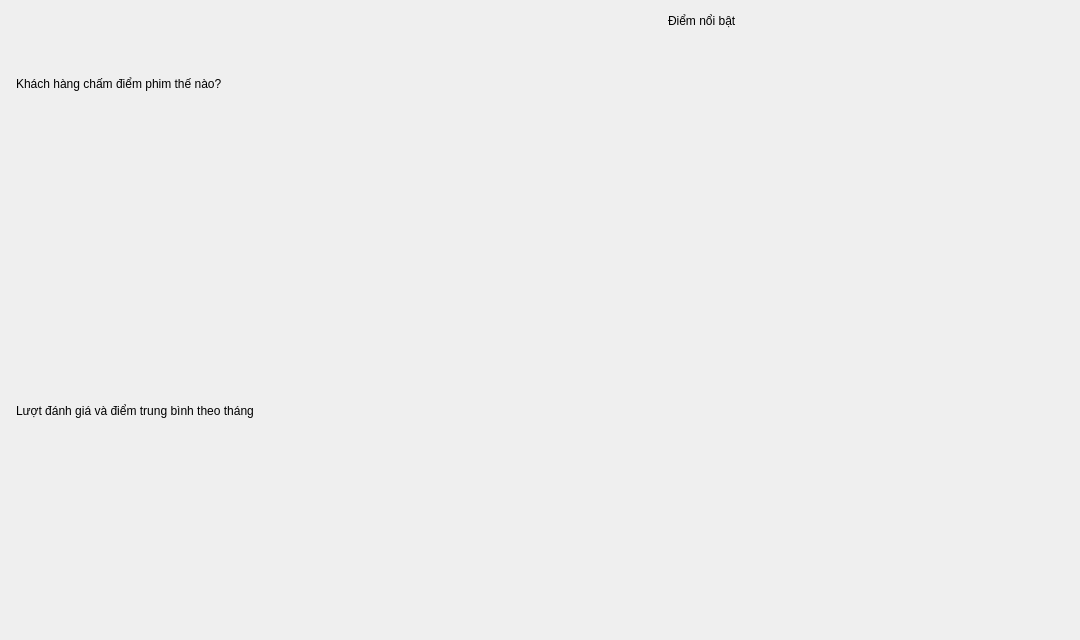
                <widget class="QWidget" name="scrollAreaOverviewContents">
                 <property name="geometry">
                  <rect>
                   <x>0</x>
                   <y>0</y>
                   <width>1080</width>
                   <height>640</height>
                  </rect>
                 </property>
                 <layout class="QGridLayout" name="gridLayoutOverview" columnstretch="3,2">
                  <property name="spacing">
                   <number>14</number>
                  </property>
                  <property name="leftMargin">
                   <number>0</number>
                  </property>
                  <property name="topMargin">
                   <number>0</number>
                  </property>
                  <property name="rightMargin">
                   <number>6</number>
                  </property>
                  <property name="bottomMargin">
                   <number>0</number>
                  </property>
                  <item row="0" column="0">
                   <widget class="QFrame" name="frameChartRating">
                    <property name="card" stdset="0">
                     <bool>true</bool>
                    </property>
                    <layout class="QVBoxLayout" name="verticalLayoutChartRating" stretch="0,0,1">
                     <property name="spacing">
                      <number>4</number>
                     </property>
                     <property name="leftMargin">
                      <number>16</number>
                     </property>
                     <property name="topMargin">
                      <number>12</number>
                     </property>
                     <property name="rightMargin">
                      <number>16</number>
                     </property>
                     <property name="bottomMargin">
                      <number>10</number>
                     </property>
                     <item>
                      <widget class="QLabel" name="labelTitleRating">
                       <property name="text">
                        <string>Khách hàng chấm điểm phim thế nào?</string>
                       </property>
                       <property name="role" stdset="0">
                        <string notr="true">cardTitle</string>
                       </property>
                      </widget>
                     </item>
                     <item>
                      <widget class="QLabel" name="labelInsightRating">
                       <property name="text">
                        <string />
                       </property>
                       <property name="role" stdset="0">
                        <string notr="true">insight</string>
                       </property>
                       <property name="wordWrap">
                        <bool>true</bool>
                       </property>
                       <property name="textFormat">
                        <enum>Qt::RichText</enum>
                       </property>
                      </widget>
                     </item>
                     <item>
                      <layout class="QVBoxLayout" name="verticalLayoutPlotRating">
                       <property name="leftMargin">
                        <number>0</number>
                       </property>
                       <property name="topMargin">
                        <number>0</number>
                       </property>
                       <property name="rightMargin">
                        <number>0</number>
                       </property>
                       <property name="bottomMargin">
                        <number>0</number>
                       </property>
                      </layout>
                     </item>
                    </layout>
                   </widget>
                  </item>
                  <item row="0" column="1">
                   <widget class="QFrame" name="frameHighlights">
                    <layout class="QVBoxLayout" name="verticalLayoutHighlights">
                     <property name="spacing">
                      <number>8</number>
                     </property>
                     <property name="leftMargin">
                      <number>18</number>
                     </property>
                     <property name="topMargin">
                      <number>14</number>
                     </property>
                     <property name="rightMargin">
                      <number>18</number>
                     </property>
                     <property name="bottomMargin">
                      <number>14</number>
                     </property>
                     <item>
                      <widget class="QLabel" name="labelHighlightsTitle">
                       <property name="text">
                        <string>Điểm nổi bật</string>
                       </property>
                       <property name="role" stdset="0">
                        <string notr="true">cardTitle</string>
                       </property>
                      </widget>
                     </item>
                     <item>
                      <widget class="QLabel" name="labelHighlights">
                       <property name="text">
                        <string />
                       </property>
                       <property name="wordWrap">
                        <bool>true</bool>
                       </property>
                       <property name="textFormat">
                        <enum>Qt::RichText</enum>
                       </property>
                       <property name="alignment">
                        <set>Qt::AlignLeading|Qt::AlignLeft|Qt::AlignTop</set>
                       </property>
                      </widget>
                     </item>
                     <item>
                      <spacer name="verticalSpacer_4">
                       <property name="orientation">
                        <enum>Qt::Vertical</enum>
                       </property>
                       <property name="sizeHint" stdset="0">
                        <size>
                         <width>20</width>
                         <height>20</height>
                        </size>
                       </property>
                      </spacer>
                     </item>
                    </layout>
                   </widget>
                  </item>
                  <item row="1" column="0" rowspan="1" colspan="2">
                   <widget class="QFrame" name="frameChartTrend">
                    <property name="card" stdset="0">
                     <bool>true</bool>
                    </property>
                    <layout class="QVBoxLayout" name="verticalLayoutChartTrend" stretch="0,0,1">
                     <property name="spacing">
                      <number>4</number>
                     </property>
                     <property name="leftMargin">
                      <number>16</number>
                     </property>
                     <property name="topMargin">
                      <number>12</number>
                     </property>
                     <property name="rightMargin">
                      <number>16</number>
                     </property>
                     <property name="bottomMargin">
                      <number>10</number>
                     </property>
                     <item>
                      <widget class="QLabel" name="labelTitleTrend">
                       <property name="text">
                        <string>Lượt đánh giá và điểm trung bình theo tháng</string>
                       </property>
                       <property name="role" stdset="0">
                        <string notr="true">cardTitle</string>
                       </property>
                      </widget>
                     </item>
                     <item>
                      <widget class="QLabel" name="labelInsightTrend">
                       <property name="text">
                        <string />
                       </property>
                       <property name="role" stdset="0">
                        <string notr="true">insight</string>
                       </property>
                       <property name="wordWrap">
                        <bool>true</bool>
                       </property>
                       <property name="textFormat">
                        <enum>Qt::RichText</enum>
                       </property>
                      </widget>
                     </item>
                     <item>
                      <layout class="QVBoxLayout" name="verticalLayoutPlotTrend">
                       <property name="leftMargin">
                        <number>0</number>
                       </property>
                       <property name="topMargin">
                        <number>0</number>
                       </property>
                       <property name="rightMargin">
                        <number>0</number>
                       </property>
                       <property name="bottomMargin">
                        <number>0</number>
                       </property>
                      </layout>
                     </item>
                    </layout>
                   </widget>
                  </item>
                 </layout>
                </widget>
